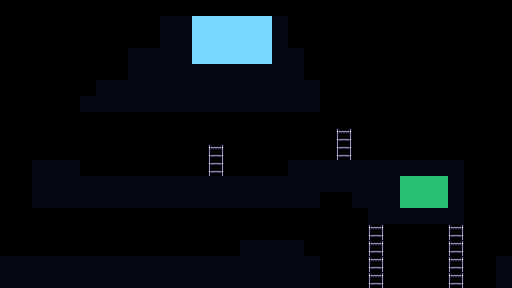

The image is a tile-based game level rendered from a .tmx file. Its description and complete source (layers, tilesets, objects, tile grids) follow:
An orthogonal 32x18 tile map with 16x16 px tiles, 4 tile layers (blocks, liquid, liquid_top, ladders) and 8 objects (2x 1, guard, railgun, slugs, grenade launcher, ...).

<map version="1.10" tiledversion="1.10.2" orientation="orthogonal" renderorder="right-down" width="32" height="18" tilewidth="16" tileheight="16" infinite="0" nextlayerid="11" nextobjectid="19">
 <editorsettings>
  <export target="room_2.csv" format="csv" />
 </editorsettings>
 <tileset firstgid="1" source="../../assets/tilesets/test.tsx" />
 <layer id="1" name="blocks" width="32" height="18">
  <data encoding="csv">
0,0,0,0,0,0,0,0,0,0,0,0,0,0,0,0,0,0,0,0,0,0,0,0,0,0,0,0,0,0,0,0,
0,0,0,0,0,0,0,0,0,0,1,1,0,0,0,0,0,1,0,0,0,0,0,0,0,0,0,0,0,0,0,0,
0,0,0,0,0,0,0,0,0,0,1,1,0,0,0,0,0,1,0,0,0,0,0,0,0,0,0,0,0,0,0,0,
0,0,0,0,0,0,0,0,1,1,1,1,0,0,0,0,0,1,1,0,0,0,0,0,0,0,0,0,0,0,0,0,
0,0,0,0,0,0,0,0,1,1,1,1,1,1,1,1,1,1,1,0,0,0,0,0,0,0,0,0,0,0,0,0,
0,0,0,0,0,0,1,1,1,1,1,1,1,1,1,1,1,1,1,1,0,0,0,0,0,0,0,0,0,0,0,0,
0,0,0,0,0,1,1,1,1,1,1,1,1,1,1,1,1,1,1,1,0,0,0,0,0,0,0,0,0,0,0,0,
0,0,0,0,0,0,0,0,0,0,0,0,0,0,0,0,0,0,0,0,0,0,0,0,0,0,0,0,0,0,0,0,
0,0,0,0,0,0,0,0,0,0,0,0,0,0,0,0,0,0,0,0,0,0,0,0,0,0,0,0,0,0,0,0,
0,0,0,0,0,0,0,0,0,0,0,0,0,0,0,0,0,0,0,0,0,0,0,0,0,0,0,0,0,0,0,0,
0,0,1,1,1,0,0,0,0,0,0,0,0,0,0,0,0,0,1,1,1,1,1,1,1,1,1,1,1,0,0,0,
0,0,1,1,1,1,1,1,1,1,1,1,1,1,1,1,1,1,1,1,1,1,1,1,1,4,4,4,1,0,0,0,
0,0,1,1,1,1,1,1,1,1,1,1,1,1,1,1,1,1,1,1,0,0,1,1,1,4,4,4,1,0,0,0,
0,0,0,0,0,0,0,0,0,0,0,0,0,0,0,0,0,0,0,0,0,0,0,1,1,1,1,1,1,0,0,0,
0,0,0,0,0,0,0,0,0,0,0,0,0,0,0,0,0,0,0,0,0,0,0,3,0,0,0,0,3,0,0,0,
0,0,0,0,0,0,0,0,0,0,0,0,0,0,0,1,1,1,1,0,0,0,0,3,0,0,0,0,3,0,0,0,
1,1,1,1,1,1,1,1,1,1,1,1,1,1,1,1,1,1,1,1,0,0,0,3,0,0,0,0,3,0,0,1,
1,1,1,1,1,1,1,1,1,1,1,1,1,1,1,1,1,1,1,1,0,0,0,3,0,0,0,0,3,0,0,1
</data>
 </layer>
 <layer id="9" name="liquid" width="32" height="18">
  <data encoding="csv">
0,0,0,0,0,0,0,0,0,0,0,0,0,0,0,0,0,0,0,0,0,0,0,0,0,0,0,0,0,0,0,0,
0,0,0,0,0,0,0,0,0,0,0,0,0,0,0,0,0,0,0,0,0,0,0,0,0,0,0,0,0,0,0,0,
0,0,0,0,0,0,0,0,0,0,0,0,2,2,2,2,2,0,0,0,0,0,0,0,0,0,0,0,0,0,0,0,
0,0,0,0,0,0,0,0,0,0,0,0,2,2,2,2,2,0,0,0,0,0,0,0,0,0,0,0,0,0,0,0,
0,0,0,0,0,0,0,0,0,0,0,0,0,0,0,0,0,0,0,0,0,0,0,0,0,0,0,0,0,0,0,0,
0,0,0,0,0,0,0,0,0,0,0,0,0,0,0,0,0,0,0,0,0,0,0,0,0,0,0,0,0,0,0,0,
0,0,0,0,0,0,0,0,0,0,0,0,0,0,0,0,0,0,0,0,0,0,0,0,0,0,0,0,0,0,0,0,
0,0,0,0,0,0,0,0,0,0,0,0,0,0,0,0,0,0,0,0,0,0,0,0,0,0,0,0,0,0,0,0,
0,0,0,0,0,0,0,0,0,0,0,0,0,0,0,0,0,0,0,0,0,0,0,0,0,0,0,0,0,0,0,0,
0,0,0,0,0,0,0,0,0,0,0,0,0,0,0,0,0,0,0,0,0,0,0,0,0,0,0,0,0,0,0,0,
0,0,0,0,0,0,0,0,0,0,0,0,0,0,0,0,0,0,0,0,0,0,0,0,0,0,0,0,0,0,0,0,
0,0,0,0,0,0,0,0,0,0,0,0,0,0,0,0,0,0,0,0,0,0,0,0,0,0,0,0,0,0,0,0,
0,0,0,0,0,0,0,0,0,0,0,0,0,0,0,0,0,0,0,0,0,0,0,0,0,0,0,0,0,0,0,0,
0,0,0,0,0,0,0,0,0,0,0,0,0,0,0,0,0,0,0,0,0,0,0,0,0,0,0,0,0,0,0,0,
0,0,0,0,0,0,0,0,0,0,0,0,0,0,0,0,0,0,0,0,0,0,0,0,0,0,0,0,0,0,0,0,
0,0,0,0,0,0,0,0,0,0,0,0,0,0,0,0,0,0,0,0,0,0,0,0,0,0,0,0,0,0,0,0,
0,0,0,0,0,0,0,0,0,0,0,0,0,0,0,0,0,0,0,0,0,0,0,0,0,0,0,0,0,0,0,0,
0,0,0,0,0,0,0,0,0,0,0,0,0,0,0,0,0,0,0,0,0,0,0,0,0,0,0,0,0,0,0,0
</data>
 </layer>
 <layer id="10" name="liquid_top" width="32" height="18">
  <data encoding="csv">
0,0,0,0,0,0,0,0,0,0,0,0,0,0,0,0,0,0,0,0,0,0,0,0,0,0,0,0,0,0,0,0,
0,0,0,0,0,0,0,0,0,0,0,0,2,2,2,2,2,0,0,0,0,0,0,0,0,0,0,0,0,0,0,0,
0,0,0,0,0,0,0,0,0,0,0,0,0,0,0,0,0,0,0,0,0,0,0,0,0,0,0,0,0,0,0,0,
0,0,0,0,0,0,0,0,0,0,0,0,0,0,0,0,0,0,0,0,0,0,0,0,0,0,0,0,0,0,0,0,
0,0,0,0,0,0,0,0,0,0,0,0,0,0,0,0,0,0,0,0,0,0,0,0,0,0,0,0,0,0,0,0,
0,0,0,0,0,0,0,0,0,0,0,0,0,0,0,0,0,0,0,0,0,0,0,0,0,0,0,0,0,0,0,0,
0,0,0,0,0,0,0,0,0,0,0,0,0,0,0,0,0,0,0,0,0,0,0,0,0,0,0,0,0,0,0,0,
0,0,0,0,0,0,0,0,0,0,0,0,0,0,0,0,0,0,0,0,0,0,0,0,0,0,0,0,0,0,0,0,
0,0,0,0,0,0,0,0,0,0,0,0,0,0,0,0,0,0,0,0,0,0,0,0,0,0,0,0,0,0,0,0,
0,0,0,0,0,0,0,0,0,0,0,0,0,0,0,0,0,0,0,0,0,0,0,0,0,0,0,0,0,0,0,0,
0,0,0,0,0,0,0,0,0,0,0,0,0,0,0,0,0,0,0,0,0,0,0,0,0,0,0,0,0,0,0,0,
0,0,0,0,0,0,0,0,0,0,0,0,0,0,0,0,0,0,0,0,0,0,0,0,0,0,0,0,0,0,0,0,
0,0,0,0,0,0,0,0,0,0,0,0,0,0,0,0,0,0,0,0,0,0,0,0,0,0,0,0,0,0,0,0,
0,0,0,0,0,0,0,0,0,0,0,0,0,0,0,0,0,0,0,0,0,0,0,0,0,0,0,0,0,0,0,0,
0,0,0,0,0,0,0,0,0,0,0,0,0,0,0,0,0,0,0,0,0,0,0,0,0,0,0,0,0,0,0,0,
0,0,0,0,0,0,0,0,0,0,0,0,0,0,0,0,0,0,0,0,0,0,0,0,0,0,0,0,0,0,0,0,
0,0,0,0,0,0,0,0,0,0,0,0,0,0,0,0,0,0,0,0,0,0,0,0,0,0,0,0,0,0,0,0,
0,0,0,0,0,0,0,0,0,0,0,0,0,0,0,0,0,0,0,0,0,0,0,0,0,0,0,0,0,0,0,0
</data>
 </layer>
 <layer id="2" name="ladders" width="32" height="18">
  <data encoding="csv">
0,0,0,0,0,0,0,0,0,0,0,0,0,0,0,0,0,0,0,0,0,0,0,0,0,0,0,0,0,0,0,0,
0,0,0,0,0,0,0,0,0,0,0,0,0,0,0,0,0,0,0,0,0,0,0,0,0,0,0,0,0,0,0,0,
0,0,0,0,0,0,0,0,0,0,0,0,0,0,0,0,0,0,0,0,0,0,0,0,0,0,0,0,0,0,0,0,
0,0,0,0,0,0,0,0,0,0,0,0,0,0,0,0,0,0,0,0,0,0,0,0,0,0,0,0,0,0,0,0,
0,0,0,0,0,0,0,0,0,0,0,0,0,0,0,0,0,0,0,0,0,0,0,0,0,0,0,0,0,0,0,0,
0,0,0,0,0,0,0,0,0,0,0,0,0,0,0,0,0,0,0,0,0,0,0,0,0,0,0,0,0,0,0,0,
0,0,0,0,0,0,0,0,0,0,0,0,0,0,0,0,0,0,0,0,0,0,0,0,0,0,0,0,0,0,0,0,
0,0,0,0,0,0,0,0,0,0,0,0,0,0,0,0,0,0,0,0,0,0,0,0,0,0,0,0,0,0,0,0,
0,0,0,0,0,0,0,0,0,0,0,0,0,0,0,0,0,0,0,0,0,3,0,0,0,0,0,0,0,0,0,0,
0,0,0,0,0,0,0,0,0,0,0,0,0,3,0,0,0,0,0,0,0,6,0,0,0,0,0,0,0,0,0,0,
0,0,0,0,0,0,0,0,0,0,0,0,0,6,0,0,0,0,0,0,0,0,0,0,0,0,0,0,0,0,0,0,
0,0,0,0,0,0,0,0,0,0,0,0,0,0,0,0,0,0,0,0,0,0,0,0,0,0,0,0,0,0,0,0,
0,0,0,0,0,0,0,0,0,0,0,0,0,0,0,0,0,0,0,0,0,0,0,0,0,0,0,0,0,0,0,0,
0,0,0,0,0,0,0,0,0,0,0,0,0,0,0,0,0,0,0,0,0,0,0,0,0,0,0,0,0,0,0,0,
0,0,0,0,0,0,0,0,0,0,0,0,0,0,0,0,0,0,0,0,0,0,0,0,0,0,0,0,0,0,0,0,
0,0,0,0,0,0,0,0,0,0,0,0,0,0,0,0,0,0,0,0,0,0,0,0,0,0,0,0,0,0,0,0,
0,0,0,0,0,0,0,0,0,0,0,0,0,0,0,0,0,0,0,0,0,0,0,0,0,0,0,0,0,0,0,0,
0,0,0,0,0,0,0,0,0,0,0,0,0,0,0,0,0,0,0,0,0,0,0,0,0,0,0,0,0,0,0,0
</data>
 </layer>
 <objectgroup id="3" name="platforms" />
 <objectgroup id="4" name="entities">
  <object id="7" name="guard" x="368" y="112">
   <point />
  </object>
 </objectgroup>
 <objectgroup id="8" name="pickups">
  <object id="10" name="railgun" x="128" y="160">
   <point />
  </object>
  <object id="11" name="slugs" x="176" y="176">
   <point />
  </object>
  <object id="13" name="grenade launcher" x="288" y="144">
   <point />
  </object>
  <object id="14" name="chain gun" x="384" y="144">
   <point />
  </object>
 </objectgroup>
 <objectgroup id="6" name="entries">
  <object id="1" name="1" x="80" y="128">
   <point />
  </object>
  <object id="5" name="0" x="240" y="128">
   <point />
  </object>
 </objectgroup>
 <objectgroup id="7" name="exits">
  <object id="17" name="1" x="32" y="160">
   <point />
  </object>
 </objectgroup>
</map>
